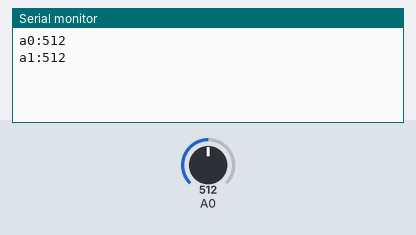
A sketch run on a simulated ESP8266 (NodeMCU). On the bench: the last lines printed to the serial monitor. The test bench sets the inputs (shaded band); at power-on: A0 = 512.

Above: at 1.2 s.
1.3 s: A0 set to 716
At 3.1 s:
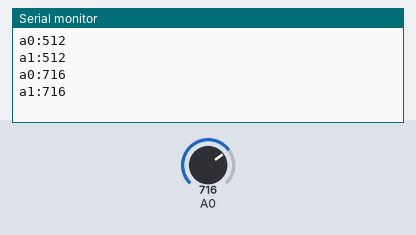
3.2 s: A0 set to 900
At 6.6 s:
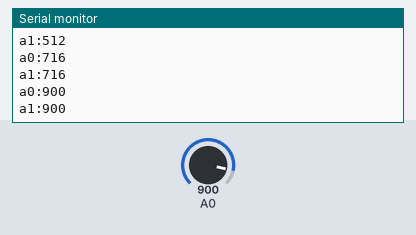
Timing chart, 0 to 8.1 s (numbered marks = the images above; inputs shaded):
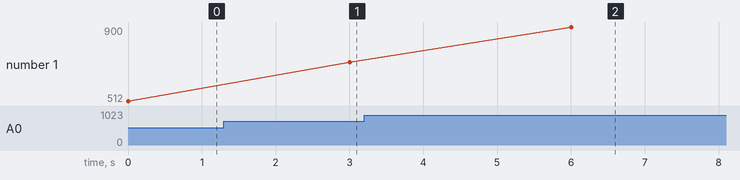

The sketch:

sketch_dec26a.ino
```cpp
#include <ESP8266WiFi.h>

void setup() {
  Serial.begin(9600);
  // put your setup code here, to run once:

}

void loop() {
  Serial.print("a0:");
  Serial.println(analogRead(0));
  Serial.print("a1:");
  Serial.println(analogRead(1));
  delay(3000);
  // put your main code here, to run repeatedly:

}
```

Measured:
- after the input at 1.3 s, the serial monitor: prints a new line after 1.7 s (image 1)
- after the input at 3.2 s, the serial monitor: prints a new line after 2.8 s (image 2)
- plotted number 1: 512 → 716 after the input at 1.3 s, 716 → 900 after the input at 3.2 s
